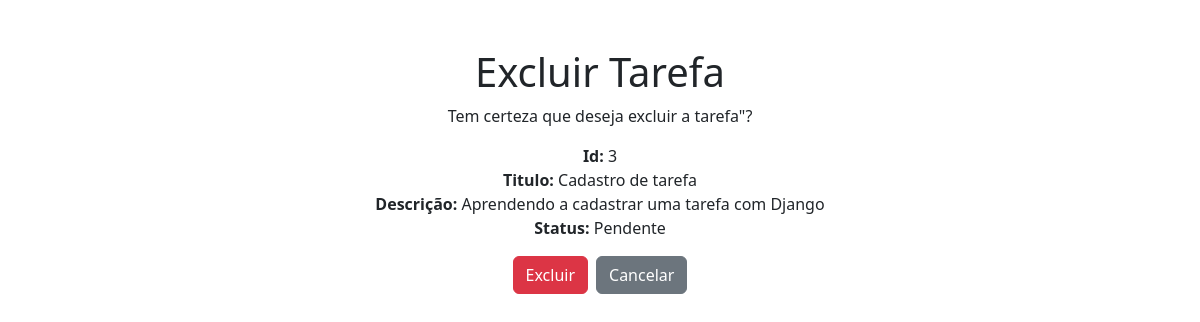
/deletar/3/, run on an earlier commit of the app's database.
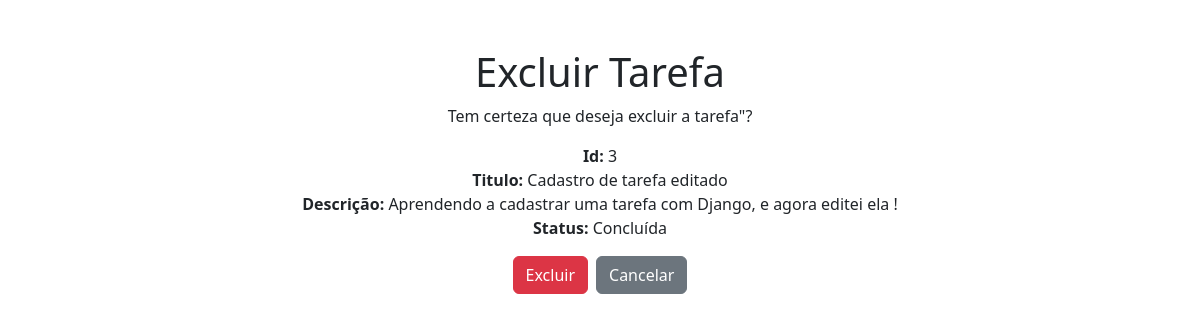
And on a later commit of the database.
### core/models.py (models this page shows, shortened)
class Tarefa(models.Model):
    titulo = models.CharField(max_length=50, blank=False, null=False)
    descricao = models.CharField(max_length=500, blank=False, null=False)
    data = models.DateField(null=False)
    status = models.BooleanField(null=False)

### core/views.py (the view)
# urls.py: path('deletar/<int:id>/', deletar_tarefa, name='deletar_tarefa'),
def deletar_tarefa(request, id):
    tarefa = Tarefa.objects.get(id=id)
    if request.method == 'POST':
        tarefa.delete()
        return redirect('tarefas')
    return render(request, 'core/deletar_tarefa.html', {'tarefa': tarefa})

### templates/core/deletar_tarefa.html (shortened to what this page needs)
<!DOCTYPE html>
<html lang="pt-br">
<head>
    <link href="https://cdn.jsdelivr.net/npm/bootstrap@5.3.8/dist/css/bootstrap.min.css" rel="stylesheet">
</head>
<body>
    <div class="container mt-5">
        <h1 class="text-center mt-5">Excluir Tarefa</h1>
        <p class="text-center">Tem certeza que deseja excluir a tarefa"?</p>
        <p class="text-center">
            <strong>Id:</strong> {{ tarefa.id }}<br>
            <strong>Titulo:</strong> {{ tarefa.titulo }}<br>
            <strong>Descrição:</strong> {{ tarefa.descricao }}<br>
            <strong>Status:</strong> {% if tarefa.status %} Concluída {% else %} Pendente {% endif %}
        </p>
        <form method="POST" action="">
            <div class="d-flex justify-content-center gap-2">
                <button type="submit" class="btn btn-danger">Excluir</button>
                <a class="btn btn-secondary" href="{% url 'tarefas' %}">Cancelar</a>
            </div>
        </form>
    </div>
</body>
</html>

What changed in the data, as far as the page shows it:
changed Tarefa id 3: titulo "Cadastro de tarefa" → "Cadastro de tarefa editado"; descricao "Aprendendo a cadastrar uma tarefa com Django" → "Aprendendo a cadastrar uma tarefa com Django, e agora editei ela !"
Also different on the page:
text no longer shown: "Pendente"
text now shown: "Concluída"
